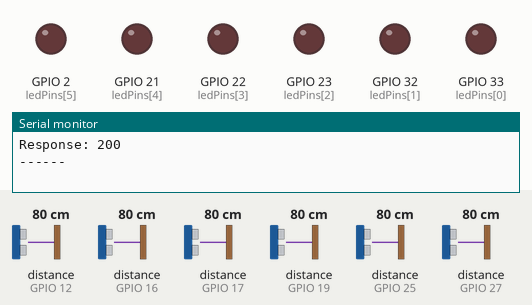
A sketch run on a simulated ESP32. On the bench: output pins drawn as LEDs (lit = HIGH), the last lines printed to the serial monitor. Wiring (from diagram.json): 6 × ultrasonic range finder: trigger GPIO 13, echo GPIO 12 / trigger GPIO 14, echo GPIO 27 / trigger GPIO 26, echo GPIO 25 / trigger GPIO 4, echo GPIO 16 / trigger GPIO 5, echo GPIO 17 / trigger GPIO 18, echo GPIO 19. The inputs (shaded band) are chosen by the test bench; at power-on: distance to the obstacle (sensors on GPIO 12, GPIO 16, GPIO 17, GPIO 19, GPIO 25, GPIO 27) 80 cm. The echo pulse lasts 58.3 µs per cm; WiFi joins after 1.5 s; servers stay silent unless stated; web services answer with replies made up by the test bench; pins used as bus, display or sensor lines are not drawn.

Above: at 3.2 s.
3.3 s: distance to the obstacle (sensor on GPIO 12) set to 12 cm
17.3 s: distance to the obstacle (sensor on GPIO 12) set to 9 cm
28.7 s: distance to the obstacle (sensor on GPIO 16) set to 12 cm
At 33.7 s:
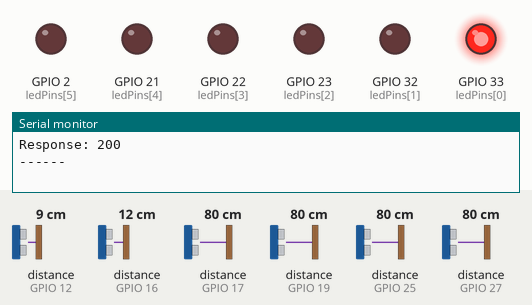
40.1 s: distance to the obstacle (sensor on GPIO 16) set to 9 cm
At 48.8 s:
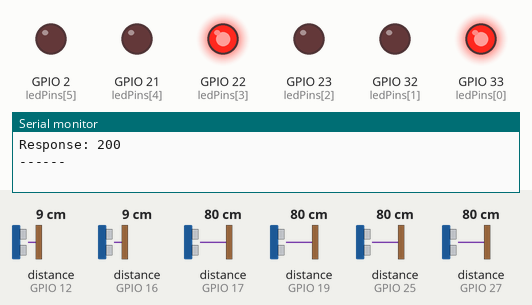
51.5 s: distance to the obstacle (sensor on GPIO 17) set to 12 cm
64.1 s: distance to the obstacle (sensor on GPIO 17) set to 9 cm
At 78.7 s:
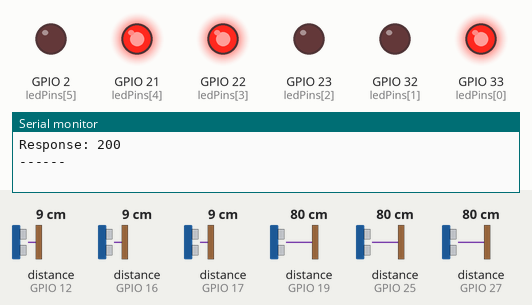
Timing chart, 0 to 79.6 s (numbered marks = the images above; inputs shaded):
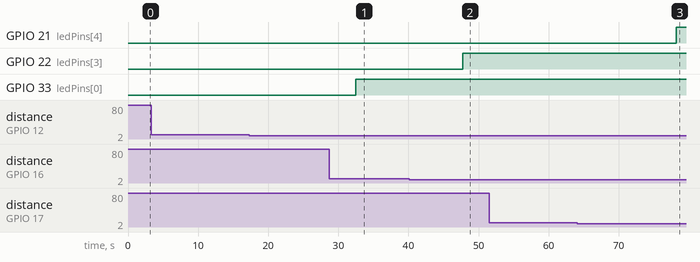

The sketch:

sketch.ino
```cpp
#include <HTTPClient.h>
#include <WiFi.h>


#define NUM_SLOTS 6

// WiFi credentials
const char *ssid = "Wokwi-GUEST";
const char *password = "";

// ThingSpeak API Key
String apiKey = "2Y54O69A6Z59DWPC";

// Pin configuration
int trigPins[NUM_SLOTS] = {13, 14, 26, 4, 5, 18};
int echoPins[NUM_SLOTS] = {12, 27, 25, 16, 17, 19};
int ledPins[NUM_SLOTS] = {33, 32, 23, 22, 21, 2};

long duration;
int distance;

// Function to measure distance
int getDistance(int trigPin, int echoPin) {
  digitalWrite(trigPin, LOW);
  delayMicroseconds(2);

  digitalWrite(trigPin, HIGH);
  delayMicroseconds(10);
  digitalWrite(trigPin, LOW);

  duration = pulseIn(echoPin, HIGH, 30000); // timeout added

  if (duration == 0)
    return 999; // no object detected

  distance = duration * 0.034 / 2;
  return distance;
}

void setup() {
  Serial.begin(115200);

  // Pin setup
  for (int i = 0; i < NUM_SLOTS; i++) {
    pinMode(trigPins[i], OUTPUT);
    pinMode(echoPins[i], INPUT);
    pinMode(ledPins[i], OUTPUT);
  }

  // WiFi connect
  WiFi.begin(ssid, password);
  Serial.print("Connecting to WiFi");

  while (WiFi.status() != WL_CONNECTED) {
    delay(1000);
    Serial.print(".");
  }

  Serial.println("\nConnected!");
}

void loop() {

  int slotStatus[NUM_SLOTS];

  // Read all sensors
  for (int i = 0; i < NUM_SLOTS; i++) {

    int dist = getDistance(trigPins[i], echoPins[i]);

    Serial.print("Slot ");
    Serial.print(i + 1);
    Serial.print(" Distance: ");
    Serial.println(dist);

    if (dist < 10) { // 🚗 Car detected
      digitalWrite(ledPins[i], HIGH);
      slotStatus[i] = 1;
    } else {
      digitalWrite(ledPins[i], LOW);
      slotStatus[i] = 0;
    }
  }

  // Send to ThingSpeak
  if (WiFi.status() == WL_CONNECTED) {

    HTTPClient http;

    String url = "http://api.thingspeak.com/update?api_key=" + apiKey;

    for (int i = 0; i < NUM_SLOTS; i++) {
      url += "&field" + String(i + 1) + "=" + String(slotStatus[i]);
    }

    Serial.println("Sending Data:");
    Serial.println(url);

    http.begin(url);
    int response = http.GET();

    Serial.print("Response: ");
    Serial.println(response);

    http.end();
  }

  Serial.println("------");
  delay(15000); // ThingSpeak limit
}
```

Measured:
- the behaviour switches between 11 and 10 cm on distance to the obstacle (sensor on GPIO 16) (found by bisection; images 1 and 2)
- the behaviour switches between 11 and 10 cm on distance to the obstacle (sensor on GPIO 17) (found by bisection; images 2 and 3)
- after the input at 40.1 s, GPIO 22 (ledPins[3]): LOW → HIGH after 7.6 s
- after the input at 64.1 s, GPIO 21 (ledPins[4]): LOW → HIGH after 14.1 s
